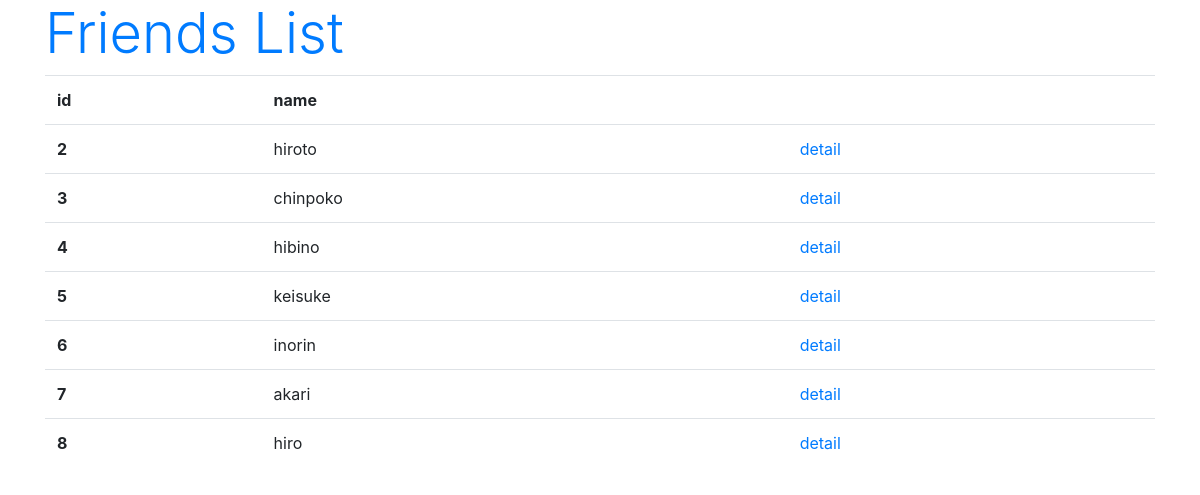
Page /hello/list on the committed database.
### hello/models.py (models this page shows, shortened)
class Friend(models.Model):
  name = models.CharField(max_length=100, \
    validators=[number_onry])
  mail = models.EmailField(max_length=200)
  gender = models.BooleanField()
  age = models.IntegerField()
  birthday = models.DateField()

### hello/views.py (the view)
# urls.py: path('list', FriendList.as_view()),
class FriendList(ListView):
  model = Friend

### hello/templates/hello/friend_list.html (shortened to what this page needs)
{% load static %}
<!DOCTYPE html>
<html lang="ja">
<head>
  <link rel="stylesheet"
    href="https://stackpath.bootstrapcdn.com/bootstrap/4.3.1/css/bootstrap.min.css"
 />
</head>
<body class="container">
  <h1 class="display-4 text-primary">Friends List</h1>
    <table class="table">
    <tr>
      <th>id</th>
      <th>name</th>
      <th></th>
    </tr>
  {% for item in object_list %}
    <tr>
      <th>{{item.id}}</th>
      <td>{{item.name}}</td>
      <td><a href="/hello/detail/{{item.id}}">detail</a></td>
    </tr>
  {% endfor %}
    </table>
</body>
</html>

### rows in the picture
Friend: id "2", name "hiroto"
Friend: id "3", name "chinpoko"
Friend: id "4", name "hibino"
Friend: id "5", name "keisuke"
Friend: id "6", name "inorin"
Friend: id "7", name "akari"
Friend: id "8", name "hiro"
